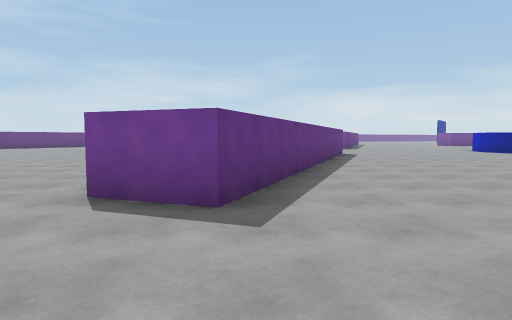
[1] (above)

24 first-person views from a walk through a Unity game level. The camera is 1.3 m above the floor, tilts 4° down and sees 75° across. The floor is counted in squares, 2 m on a side. Each view is taken from the middle of a square. On the plan, view 1 faces up. The plan holds only what a view shows up to about 10 squares ahead; the rest is blank. The place goes on beyond the plan. The player is left out. Some animated figures are not drawn.

[2]
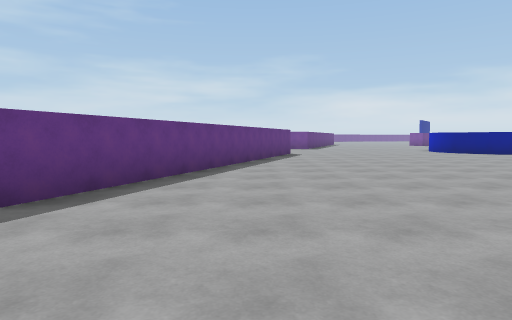

[3]
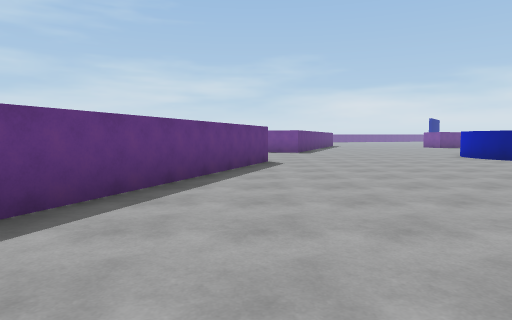

[4]
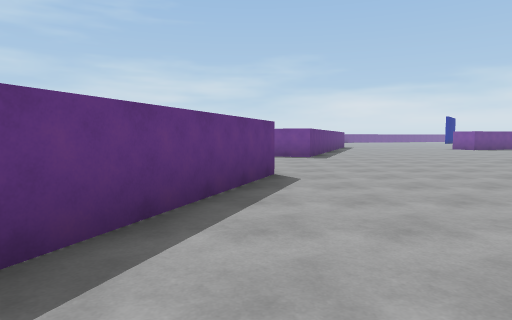

[5]
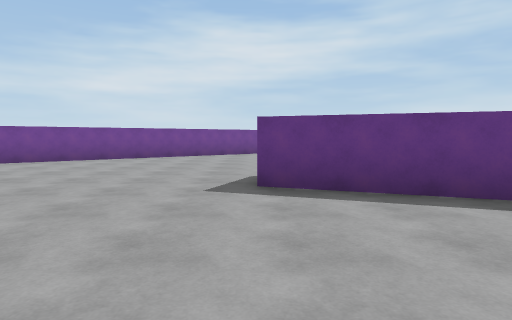

[6]
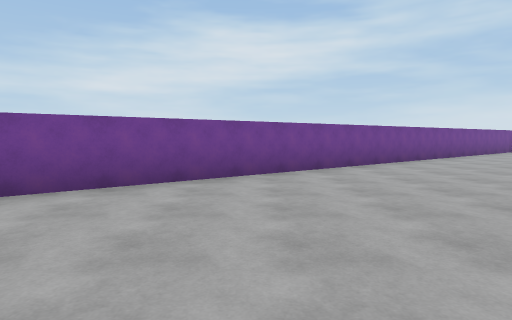

[7]
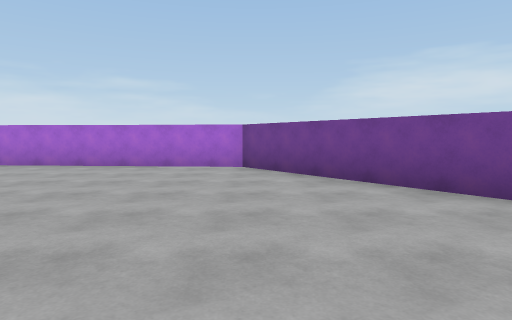

[8]
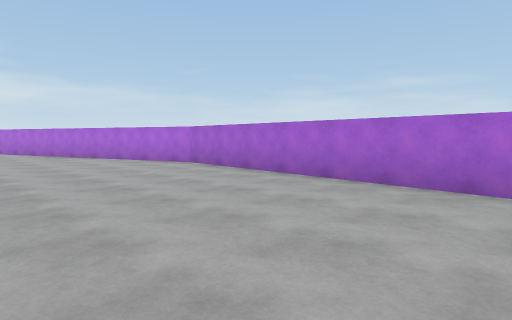

[9]
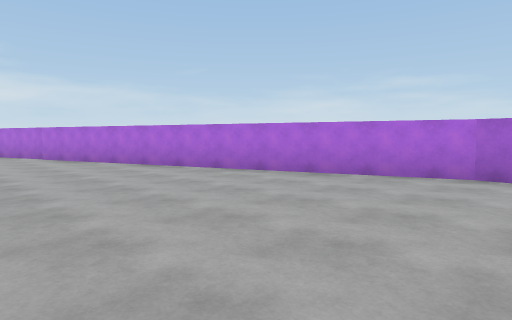

[10]
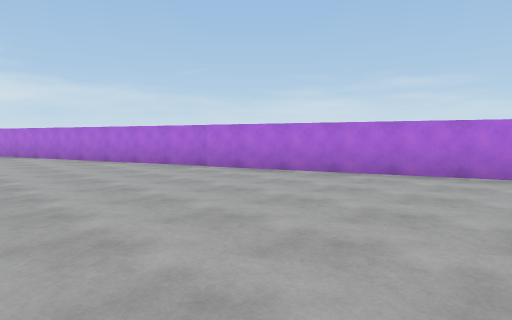

[11]
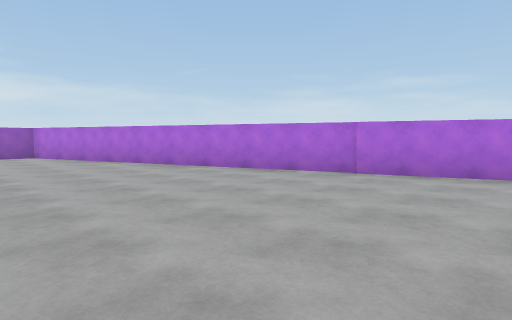

[12]
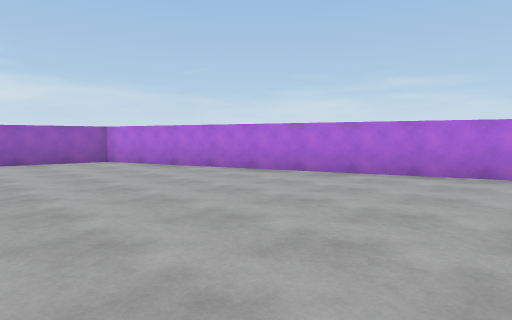

[13]
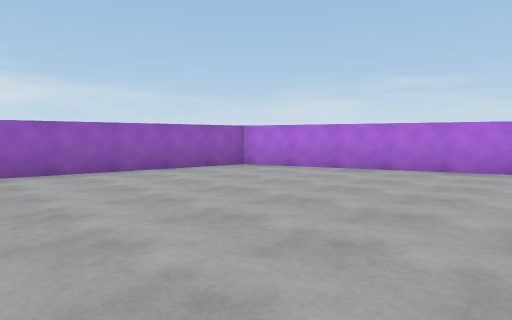

[14]
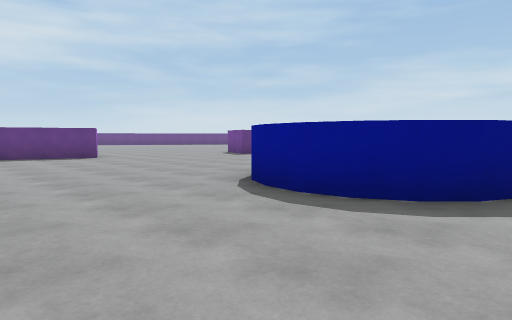

[15]
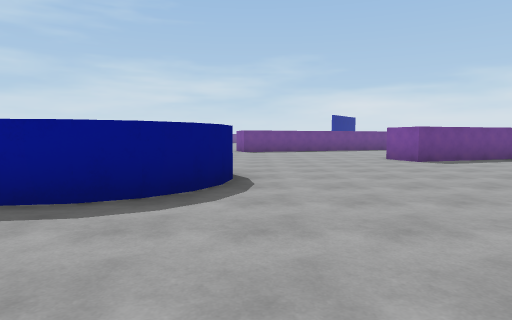

[16]
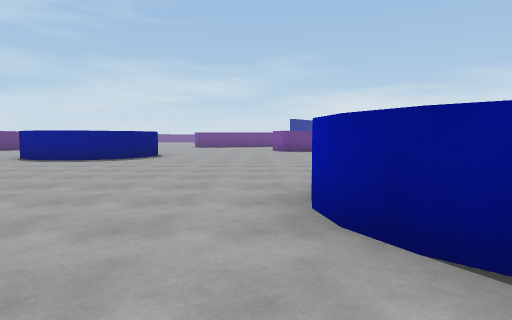

[17]
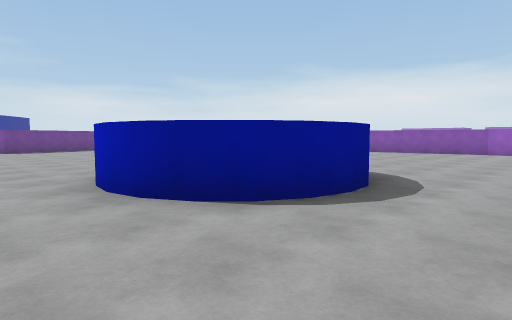

[18]
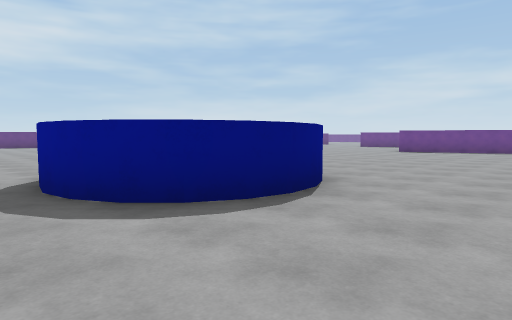

[19]
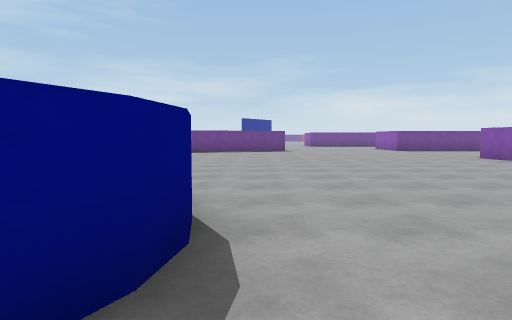

[20]
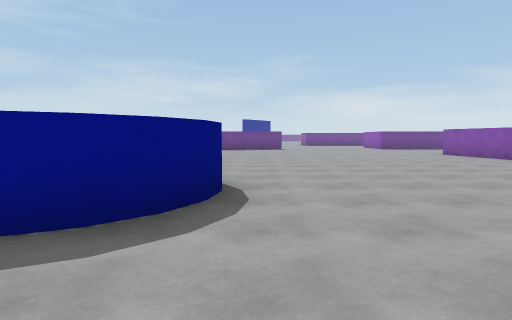

[21]
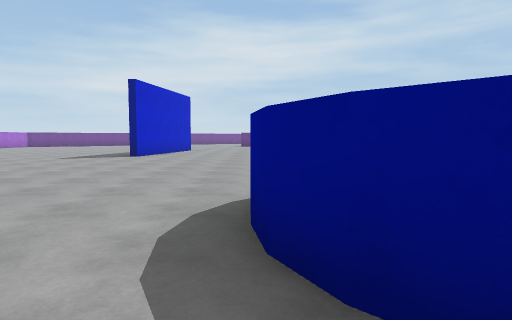

[22]
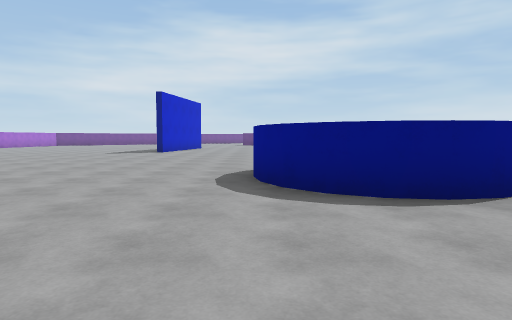

[23]
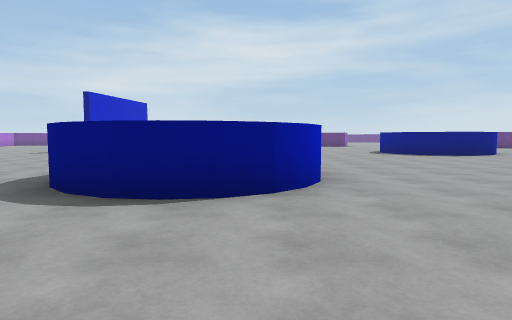

[24]
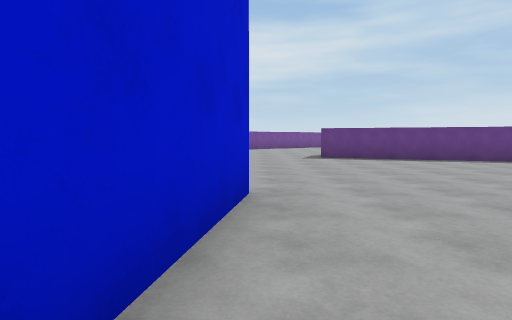

### Floor plan
Points are (right, up) in squares from view 1. A wall is a line through its corners. A room is listed if a view was taken in it or the views show most of it. See-through windows are left out.
Room 1 (views 1, 2, 3, 4, 5, 6, 7, 8, 9, 10, 11, 12, 13, 14, 15, 16, 17, 18, 19, 20, 21, 22, 23, 24)
walls: (6.2, 0.9) (9.4, 0.4); (10.3, 12.4) (9.8, 12.9); (9.9, 13) (9.7, 13.5) (9.6, 14.1); (20.1, 8) (20.7, 7.7) (21.2, 7.2) (21.5, 6.6) (21.6, 6) (21.5, 5.4) (21.2, 4.8) (20.7, 4.4) (20.2, 4.1) (19.5, 4) (18.9, 4.1) (18.4, 4.3) (17.9, 4.8) (17.6, 5.4) (17.5, 6) (17.6, 6.6); (13.7, 14.2) (13.5, 13.5) (13.3, 13) (12.8, 12.5) (12.2, 12.2) (11.6, 12.1) (11, 12.2) (10.4, 12.5); (3.3, 12.8) (-0.3, 3) (-1.9, 3.6); (10.1, -10.9) (28.8, -4.4) (29.3, -0.9); (-6.5, 0) (1.3, -10.2) (10.3, -10.8); (29.2, 11.2) (29, 12.1); (28.9, 12.9) (28.8, 14.1)

Positions as (right, up) in squares from view 1, and headings:
1: (0, 0), facing up
2: (2, 0), facing up
3: (3, 4), facing up
4: (3, 7), facing up
5: (4, 3), facing left
6: (3, -5), facing left
7: (1, -3), facing down
8: (3, -6), facing down-right
9: (9, -5), facing down-right
10: (14, -3), facing down-right
11: (17, -2), facing down-right
12: (20, -1), facing down-right
13: (23, 1), facing down-right
14: (14, 9), facing up-left
15: (14, 9), facing up
16: (17, 3), facing up
17: (16, 2), facing up-right
18: (24, 3), facing up-left
19: (22, 4), facing up
20: (22, 2), facing up
21: (22, 4), facing left
22: (25, 4), facing left
23: (25, 7), facing left
24: (10, 1), facing left
